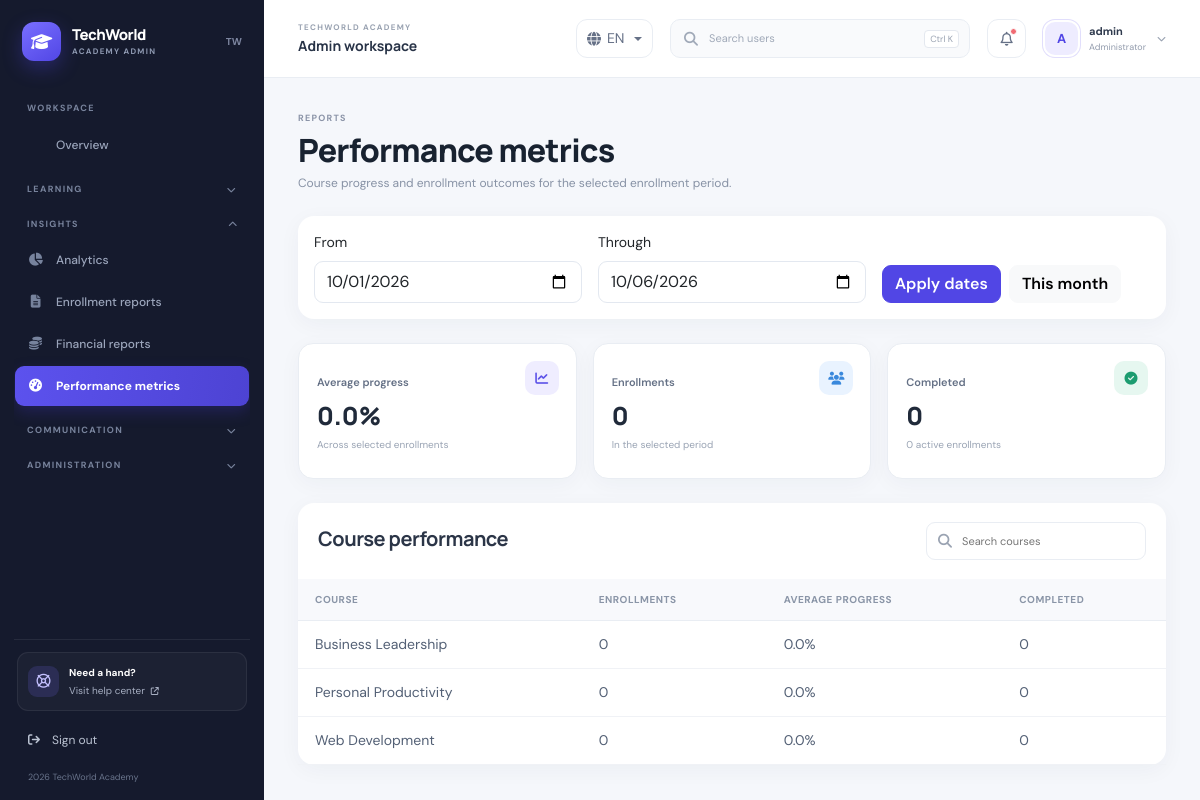
/Admin-dashboard/Reports/performance_metrics/performance_metrics.php (signed in), run on the app's committed database.
### tables this page shows
CREATE TABLE `courses` (
  `id` int(11) NOT NULL,
  `title` varchar(100) NOT NULL,
  `description` text DEFAULT NULL,
  `thumbnail` varchar(255) DEFAULT NULL,
  `category` varchar(50) DEFAULT NULL,
  `instructor_id` int(11) DEFAULT NULL,
  `category_id` int(11) DEFAULT NULL,
  `created_at` timestamp NOT NULL DEFAULT current_timestamp(),
  `status` varchar(255) NOT NULL DEFAULT 'active',
  `is_published` tinyint(1) DEFAULT 1,
  `is_active` tinyint(1) DEFAULT 1,
  `price` decimal(10,2) DEFAULT 0.00,
  `updated_at` timestamp NOT NULL DEFAULT current_timestamp() ON UPDATE current_timestamp(),
  `level` varchar(50) DEFAULT 'Beginner',
  `duration` varchar(50) DEFAULT '40 hours'
);

### Admin-dashboard/Reports/performance_metrics/performance_metrics.php (the view)
<?php
session_start();if(($_SESSION['role']??'')!=='admin'){header('Location: /authenication/login/login.php');exit;}require_once(__DIR__.'/../../../Database/db/db.php');$pdo=get_db();$start=$_GET['start']??date('Y-m-01');$end=$_GET['end']??date('Y-m-d');foreach(['start','end'] as $key){if(!preg_match('/^/d{4}-/d{2}-/d{2}$/',${$key})){${$key}=$key==='start'?date('Y-m-01'):date('Y-m-d');}}$q=$pdo->prepare('SELECT COUNT(*) total,COALESCE(AVG(progress),0) average_progress,SUM(status="completed") completed,SUM(status="active") active FROM enrollments WHERE DATE(created_at) BETWEEN ? AND ?');$q->execute([$start,$end]);$summary=$q->fetch(PDO::FETCH_ASSOC);$q=$pdo->prepare('SELECT c.id,c.title,COUNT(e.id) enrollments,COALESCE(AVG(e.progress),0) average_progress,SUM(e.status="completed") completed FROM courses c LEFT JOIN enrollments e ON e.course_id=c.id AND DATE(e.created_at) BETWEEN ? AND ? GROUP BY c.id,c.title ORDER BY enrollments DESC,c.title LIMIT 100');$q->execute([$start,$end]);$courses=$q->fetchAll(PDO::FETCH_ASSOC);$pageTitle='Performance metrics';include(__DIR__.'/../../includes/header/header.php');include(__DIR__.'/../../includes/navbar/navbar.php');include(__DIR__.'/../../includes/sidebar/sidebar.php');
?>
<main class="main-content"><div class="container-fluid"><div class="page-heading"><div><span class="page-kicker">REPORTS</span><h1>Performance metrics</h1><p>Course progress and enrollment outcomes for the selected enrollment period.</p></div></div><section class="card border-0 mb-4"><div class="card-body"><form class="row g-3 align-items-end" method="get"><div class="col-sm-4"><label class="form-label">From</label><input class="form-control" type="date" name="start" value="<?=htmlspecialchars($start)?>"></div><div class="col-sm-4"><label class="form-label">Through</label><input class="form-control" type="date" name="end" value="<?=htmlspecialchars($end)?>"></div><div class="col-sm-4"><button class="btn btn-primary">Apply dates</button><a class="btn btn-light ms-2" href="?">This month</a></div></form></div></section><div class="row g-3 mb-4"><div class="col-sm-4"><div class="metric-card"><span class="metric-icon purple"><i class="fa-solid fa-chart-line"></i></span><span class="metric-label">Average progress</span><strong><?=number_format((float)$summary['average_progress'],1)?>%</strong><small>Across selected enrollments</small></div></div><div class="col-sm-4"><div class="metric-card"><span class="metric-icon blue"><i class="fa-solid fa-users"></i></span><span class="metric-label">Enrollments</span><strong><?=number_format((int)$summary['total'])?></strong><small>In the selected period</small></div></div><div class="col-sm-4"><div class="metric-card"><span class="metric-icon green"><i class="fa-solid fa-circle-check"></i></span><span class="metric-label">Completed</span><strong><?=number_format((int)$summary['completed'])?></strong><small><?=number_format((int)$summary['active'])?> active enrollments</small></div></div></div><section class="card border-0"><div class="table-toolbar"><div><h2 class="h5 mb-1">Course performance</h2></div><div class="table-search"><i class="fa-solid fa-magnifying-glass"></i><input data-table-search="performanceTable" placeholder="Search courses" aria-label="Search courses"></div></div><div class="table-responsive"><table class="table admin-table mb-0" id="performanceTable" data-admin-sort><thead><tr><th data-sort>Course</th><th data-sort>Enrollments</th><th data-sort>Average progress</th><th data-sort>Completed</th></tr></thead><tbody><?php if(!$courses):?><tr><td colspan="4"><div class="empty-state"><strong>No course activity for this period</strong></div></td></tr><?php endif;?><?php foreach($courses as $course):?><tr><td><?=htmlspecialchars($course['title'],ENT_QUOTES,'UTF-8')?></td><td><?=number_format((int)$course['enrollments'])?></td><td><?=number_format((float)$course['average_progress'],1)?>%</td><td><?=number_format((int)$course['completed'])?></td></tr><?php endforeach;?></tbody></table></div></section></div></main><?php include(__DIR__.'/../../includes/footer/footer.php');?>

### Admin-dashboard/css/dashboard.css (style rules this page uses)
:root { --admin-sidebar-width: 264px; --admin-topbar-height: 78px; --admin-ink: #182230; --admin-muted: #8490a3; --admin-border: #e9edf3; --admin-canvas: #f5f7fb; --admin-primary: #5146e5; --admin-sidebar: #151a2d; --admin-sidebar-muted: #9ba5bb; }
* { box-sizing: border-box; }
html { min-width: 320px; }
body.admin-body { margin: 0; background: var(--admin-canvas); color: var(--admin-ink); font-family: 'DM Sans', system-ui, sans-serif; font-size: 14px; }
.admin-body h1, .admin-body h2, .admin-body h3, .admin-body h4, .admin-body h5 { color: var(--admin-ink); font-family: Manrope, 'DM Sans', sans-serif; letter-spacing: -.025em; }
.admin-body .card { border: 1px solid var(--admin-border); border-radius: 16px; box-shadow: 0 5px 22px rgba(27, 39, 67, .045); }
.admin-body .btn { border-radius: 9px; font-weight: 600; }
.admin-body .btn-primary { background: var(--admin-primary); border-color: var(--admin-primary); }
.admin-body .form-control, .admin-body .form-select { border-color: #e3e8f0; border-radius: 9px; min-height: 42px; }
.main-content { min-height: 100vh; margin-left: var(--admin-sidebar-width); padding-top: var(--admin-topbar-height); }
.main-content > .container-fluid { padding: 28px 34px !important; }
.admin-body .table { --bs-table-bg: transparent; }
.admin-body .table thead th { border-bottom-color: var(--admin-border); color: #8a95a7; background: #f8f9fc; font-size: 10px; font-weight: 700; letter-spacing: .05em; text-transform: uppercase; }
.admin-body .table td { border-bottom-color: #f0f2f6; color: #536075; vertical-align: middle; }
.page-heading { display:flex;align-items:center;justify-content:space-between;gap:18px;margin-bottom:24px }
.page-heading h1 { margin:4px 0 5px;font-size:clamp(25px,3vw,32px);font-weight:800 }
.page-heading p { margin:0;color:#8792a5;font-size:12px }
.page-kicker { color:#8a93a7;font-size:9px;font-weight:700;letter-spacing:.14em }
.metric-card { position:relative;min-height:136px;padding:18px;border:1px solid var(--admin-border);border-radius:15px;background:#fff;box-shadow:0 5px 22px #1b27430a }
.metric-card>strong { display:block;margin-top:7px;color:#202a3a;font:800 25px Manrope,sans-serif }
.metric-label { display:block;margin-top:12px;color:#657186;font-size:11px;font-weight:600 }
.metric-card small { color:#9aa4b4;font-size:10px }
.metric-icon { position:absolute;top:17px;right:17px;display:grid;width:34px;height:34px;place-items:center;border-radius:10px;font-size:13px }
.metric-icon.purple { color:#5c52e8;background:#efedff }
.metric-icon.green { color:#1c9c70;background:#e6f7f0 }
.metric-icon.blue { color:#3988dc;background:#e9f3ff }
.table-toolbar { display:flex;align-items:center;justify-content:space-between;gap:16px;padding:19px 20px }
.table-toolbar h2 { color:#2b3547;font-weight:700 }
.table-search { display:flex;min-width:220px;align-items:center;gap:8px;padding:0 11px;border:1px solid var(--admin-border);border-radius:9px;color:#9aa3b2;background:#fff }
.table-search input { width:100%;height:36px;border:0;outline:0;color:#2b3547;background:transparent;font:inherit;font-size:11px }
.admin-table { min-width:700px }
.admin-table th,.admin-table td { padding:13px 17px!important }
.admin-table th[data-sort] { cursor:pointer;user-select:none }

### data on the page
courses: title "Business Leadership", enrollments "0", average_progress "0.0", completed "0"
courses: title "Personal Productivity", enrollments "0", average_progress "0.0", completed "0"
courses: title "Web Development", enrollments "0", average_progress "0.0", completed "0"

### other printed values
$dashboardLanguage "EN"
substr((string)($_SESSION['username'] ?? 'A'), 0, 1) "A"
$_SESSION['username'] "admin"
$groupName "LEARNING"
$groupName "INSIGHTS"
$label "Analytics"
$label "Enrollment reports"
$label "Financial reports"
$label "Performance metrics"
$groupName "COMMUNICATION"
$groupName "ADMINISTRATION"
$summary['average_progress'] "0.0"
$summary['total'] "0"
$summary['completed'] "0"
$summary['active'] "0"
